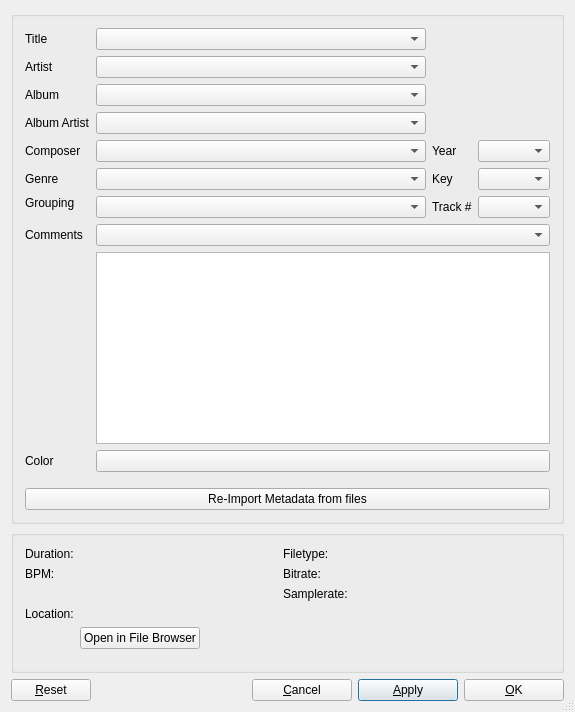
<?xml version="1.0" encoding="UTF-8"?>
<ui version="4.0">
 <class>DlgTrackInfoMulti</class>
 <widget class="QDialog" name="DlgTrackInfoMulti">
  <property name="geometry">
   <rect>
    <x>0</x>
    <y>0</y>
    <width>575</width>
    <height>642</height>
   </rect>
  </property>
  <property name="sizePolicy">
   <sizepolicy hsizetype="Preferred" vsizetype="Preferred">
    <horstretch>0</horstretch>
    <verstretch>0</verstretch>
   </sizepolicy>
  </property>
  <property name="windowTitle">
   <string>Track Editor</string>
  </property>
  <property name="toolTip">
   <string/>
  </property>
  <property name="sizeGripEnabled">
   <bool>true</bool>
  </property>
  <layout class="QVBoxLayout" name="main_layout">

   <item>
    <widget class="QGroupBox" name="tags_groupBox">
     <property name="sizePolicy">
      <sizepolicy hsizetype="Ignored" vsizetype="Preferred">
       <horstretch>0</horstretch>
       <verstretch>0</verstretch>
      </sizepolicy>
     </property>
     <layout class="QGridLayout" name="tags_layout" columnstretch="0,10,0,0">

      <item row="0" column="0">
       <widget class="QLabel" name="lblTitle">
        <property name="sizePolicy">
         <sizepolicy hsizetype="Preferred" vsizetype="Preferred">
          <horstretch>0</horstretch>
          <verstretch>0</verstretch>
         </sizepolicy>
        </property>
        <property name="font">
         <font>
          <italic>false</italic>
         </font>
        </property>
        <property name="text">
         <string>Title</string>
        </property>
        <property name="alignment">
         <set>Qt::AlignLeading|Qt::AlignLeft|Qt::AlignVCenter</set>
        </property>
        <property name="buddy">
         <cstring>txtTitle</cstring>
        </property>
       </widget>
      </item>
      <item row="0" column="1">
       <widget class="QComboBox" name="txtTitle">
        <property name="sizePolicy">
         <sizepolicy hsizetype="MinimumExpanding" vsizetype="Fixed">
          <horstretch>0</horstretch>
          <verstretch>0</verstretch>
         </sizepolicy>
        </property>
        <property name="minimumSize">
         <size>
          <width>0</width>
          <height>0</height>
         </size>
        </property>
       </widget>
      </item>

      <item row="0" column="2" rowspan="3" colspan="2">
       <widget class="QWidget" name="coverWidget" native="true">
        <property name="sizePolicy">
         <sizepolicy hsizetype="Preferred" vsizetype="Preferred">
          <horstretch>0</horstretch>
          <verstretch>0</verstretch>
         </sizepolicy>
        </property>
        <layout class="QHBoxLayout" name="coverLayout">
         <property name="spacing">
          <number>0</number>
         </property>
         <property name="sizeConstraint">
          <enum>QLayout::SetDefaultConstraint</enum>
         </property>
        </layout>
       </widget>
      </item>

      <item row="1" column="0">
       <widget class="QLabel" name="lblArtist">
        <property name="sizePolicy">
         <sizepolicy hsizetype="Preferred" vsizetype="Preferred">
          <horstretch>0</horstretch>
          <verstretch>0</verstretch>
         </sizepolicy>
        </property>
        <property name="text">
         <string>Artist</string>
        </property>
        <property name="alignment">
         <set>Qt::AlignLeading|Qt::AlignLeft|Qt::AlignVCenter</set>
        </property>
        <property name="buddy">
         <cstring>txtArtist</cstring>
        </property>
       </widget>
      </item>
      <item row="1" column="1">
       <widget class="QComboBox" name="txtArtist">
        <property name="sizePolicy">
         <sizepolicy hsizetype="MinimumExpanding" vsizetype="Fixed">
          <horstretch>0</horstretch>
          <verstretch>0</verstretch>
         </sizepolicy>
        </property>
        <property name="minimumSize">
         <size>
          <width>0</width>
          <height>0</height>
         </size>
        </property>
       </widget>
      </item>

      <item row="2" column="0">
       <widget class="QLabel" name="lblAlbum">
        <property name="sizePolicy">
         <sizepolicy hsizetype="Preferred" vsizetype="Preferred">
          <horstretch>0</horstretch>
          <verstretch>0</verstretch>
         </sizepolicy>
        </property>
        <property name="text">
         <string>Album</string>
        </property>
        <property name="alignment">
         <set>Qt::AlignLeading|Qt::AlignLeft|Qt::AlignVCenter</set>
        </property>
        <property name="buddy">
         <cstring>txtAlbum</cstring>
        </property>
       </widget>
      </item>
      <item row="2" column="1">
       <widget class="QComboBox" name="txtAlbum">
        <property name="sizePolicy">
         <sizepolicy hsizetype="MinimumExpanding" vsizetype="Fixed">
          <horstretch>0</horstretch>
          <verstretch>0</verstretch>
         </sizepolicy>
        </property>
        <property name="minimumSize">
         <size>
          <width>0</width>
          <height>0</height>
         </size>
        </property>
       </widget>
      </item>

      <item row="3" column="0">
       <widget class="QLabel" name="lblAlbumArtist">
        <property name="sizePolicy">
         <sizepolicy hsizetype="Preferred" vsizetype="Preferred">
          <horstretch>0</horstretch>
          <verstretch>0</verstretch>
         </sizepolicy>
        </property>
        <property name="text">
         <string>Album Artist</string>
        </property>
        <property name="alignment">
         <set>Qt::AlignLeading|Qt::AlignLeft|Qt::AlignVCenter</set>
        </property>
        <property name="buddy">
         <cstring>txtAlbumArtist</cstring>
        </property>
       </widget>
      </item>
      <item row="3" column="1">
       <widget class="QComboBox" name="txtAlbumArtist">
        <property name="sizePolicy">
         <sizepolicy hsizetype="MinimumExpanding" vsizetype="Fixed">
          <horstretch>0</horstretch>
          <verstretch>0</verstretch>
         </sizepolicy>
        </property>
        <property name="minimumSize">
         <size>
          <width>0</width>
          <height>0</height>
         </size>
        </property>
       </widget>
      </item>

      <item row="3" column="2" colspan="2">
       <widget class="QWidget" name="starsWidget" native="true">
        <property name="sizePolicy">
         <sizepolicy hsizetype="Preferred" vsizetype="Preferred">
          <horstretch>0</horstretch>
          <verstretch>0</verstretch>
         </sizepolicy>
        </property>
        <layout class="QHBoxLayout" name="starsLayout">
         <property name="spacing">
          <number>0</number>
         </property>
         <property name="sizeConstraint">
          <enum>QLayout::SetDefaultConstraint</enum>
         </property>
        </layout>
       </widget>
      </item>

      <item row="4" column="0">
       <widget class="QLabel" name="lblComposer">
        <property name="text">
         <string>Composer</string>
        </property>
        <property name="alignment">
         <set>Qt::AlignLeading|Qt::AlignLeft|Qt::AlignVCenter</set>
        </property>
        <property name="buddy">
         <cstring>txtComposer</cstring>
        </property>
       </widget>
      </item>
      <item row="4" column="1">
       <widget class="QComboBox" name="txtComposer">
        <property name="sizePolicy">
         <sizepolicy hsizetype="MinimumExpanding" vsizetype="Fixed">
          <horstretch>0</horstretch>
          <verstretch>0</verstretch>
         </sizepolicy>
        </property>
        <property name="minimumSize">
         <size>
          <width>0</width>
          <height>0</height>
         </size>
        </property>
       </widget>
      </item>

      <item row="4" column="2">
       <widget class="QLabel" name="lblYear">
        <property name="text">
         <string>Year</string>
        </property>
        <property name="alignment">
         <set>Qt::AlignLeading|Qt::AlignLeft|Qt::AlignVCenter</set>
        </property>
        <property name="buddy">
         <cstring>txtYear</cstring>
        </property>
       </widget>
      </item>
      <item row="4" column="3">
       <widget class="QComboBox" name="txtYear">
        <property name="sizePolicy">
         <sizepolicy hsizetype="Expanding" vsizetype="Fixed">
          <horstretch>0</horstretch>
          <verstretch>0</verstretch>
         </sizepolicy>
        </property>
       </widget>
      </item>

      <item row="5" column="0">
       <widget class="QLabel" name="lblGenre">
        <property name="text">
         <string>Genre</string>
        </property>
        <property name="alignment">
         <set>Qt::AlignLeading|Qt::AlignLeft|Qt::AlignVCenter</set>
        </property>
        <property name="buddy">
         <cstring>txtGenre</cstring>
        </property>
       </widget>
      </item>
      <item row="5" column="1">
       <widget class="QComboBox" name="txtGenre">
        <property name="sizePolicy">
         <sizepolicy hsizetype="MinimumExpanding" vsizetype="Fixed">
          <horstretch>0</horstretch>
          <verstretch>0</verstretch>
         </sizepolicy>
        </property>
        <property name="minimumSize">
         <size>
          <width>0</width>
          <height>0</height>
         </size>
        </property>
       </widget>
      </item>

      <item row="5" column="2">
       <widget class="QLabel" name="lblKey">
        <property name="text">
         <string>Key</string>
        </property>
        <property name="alignment">
         <set>Qt::AlignLeading|Qt::AlignLeft|Qt::AlignVCenter</set>
        </property>
        <property name="buddy">
         <cstring>txtKey</cstring>
        </property>
       </widget>
      </item>
      <item row="5" column="3">
       <widget class="QComboBox" name="txtKey">
        <property name="sizePolicy">
         <sizepolicy hsizetype="Expanding" vsizetype="Fixed">
          <horstretch>0</horstretch>
          <verstretch>0</verstretch>
         </sizepolicy>
        </property>
        <property name="minimumSize">
         <size>
          <width>0</width>
          <height>0</height>
         </size>
        </property>
       </widget>
      </item>

      <item row="6" column="0">
       <widget class="QLabel" name="lblGrouping">
        <property name="text">
         <string>Grouping</string>
        </property>
        <property name="alignment">
         <set>Qt::AlignLeading|Qt::AlignLeft|Qt::AlignTop</set>
        </property>
        <property name="buddy">
         <cstring>txtGrouping</cstring>
        </property>
       </widget>
      </item>
      <item row="6" column="1">
       <widget class="QComboBox" name="txtGrouping">
        <property name="sizePolicy">
         <sizepolicy hsizetype="MinimumExpanding" vsizetype="Fixed">
          <horstretch>0</horstretch>
          <verstretch>0</verstretch>
         </sizepolicy>
        </property>
        <property name="minimumSize">
         <size>
          <width>0</width>
          <height>0</height>
         </size>
        </property>
       </widget>
      </item>

      <item row="6" column="2">
       <widget class="QLabel" name="lblTrackNumber">
        <property name="text">
         <string>Track #</string>
        </property>
        <property name="alignment">
         <set>Qt::AlignLeading|Qt::AlignLeft|Qt::AlignVCenter</set>
        </property>
        <property name="buddy">
         <cstring>txtTrackNumber</cstring>
        </property>
       </widget>
      </item>
      <item row="6" column="3">
       <widget class="QComboBox" name="txtTrackNumber">
        <property name="sizePolicy">
         <sizepolicy hsizetype="Expanding" vsizetype="Fixed">
          <horstretch>0</horstretch>
          <verstretch>0</verstretch>
         </sizepolicy>
        </property>
        <property name="minimumSize">
         <size>
          <width>0</width>
          <height>0</height>
         </size>
        </property>
       </widget>
      </item>

      <item row="7" column="0">
       <widget class="QLabel" name="lblTrackComment">
        <property name="text">
         <string>Comments</string>
        </property>
        <property name="alignment">
         <set>Qt::AlignLeading|Qt::AlignLeft|Qt::AlignVCenter</set>
        </property>
        <property name="buddy">
         <cstring>txtCommentBox</cstring>
        </property>
       </widget>
      </item>
      <item row="7" column="1" colspan="3">
       <widget class="QComboBox" name="txtCommentBox">
        <property name="sizePolicy">
         <sizepolicy hsizetype="MinimumExpanding" vsizetype="Fixed">
          <horstretch>0</horstretch>
          <verstretch>0</verstretch>
         </sizepolicy>
        </property>
        <property name="minimumSize">
         <size>
          <width>0</width>
          <height>0</height>
         </size>
        </property>
       </widget>
      </item>
      <item row="8" column="1" colspan="3">
       <widget class="QPlainTextEdit" name="txtComment">
        <property name="sizePolicy">
         <sizepolicy hsizetype="MinimumExpanding" vsizetype="Fixed">
          <horstretch>0</horstretch>
          <verstretch>0</verstretch>
         </sizepolicy>
        </property>
        <property name="tabChangesFocus">
         <bool>true</bool>
        </property>
       </widget>
      </item>

      <item row="9" column="0">
       <widget class="QLabel" name="lblTrackColor">
        <property name="text">
         <string>Color</string>
        </property>
        <property name="alignment">
         <set>Qt::AlignLeading|Qt::AlignLeft|Qt::AlignVCenter</set>
        </property>
        <property name="buddy">
         <cstring>btnColorPicker</cstring>
        </property>
       </widget>
      </item>
      <item row="9" column="1" colspan="3">
       <widget class="QPushButton" name="btnColorPicker">
        <property name="sizePolicy">
         <sizepolicy hsizetype="MinimumExpanding" vsizetype="MinimumExpanding">
          <horstretch>0</horstretch>
          <verstretch>0</verstretch>
         </sizepolicy>
        </property>
       </widget>
      </item>

      <item row="10" column="0">
       <spacer name="spacerColorPicker">
        <property name="orientation">
         <enum>Qt::Horizontal</enum>
        </property>
        <property name="sizeHint" stdset="0">
         <size>
          <width>40</width>
          <height>10</height>
         </size>
        </property>
       </spacer>
      </item>

      <item row="11" column="0" colspan="4">
       <widget class="QPushButton" name="btnImportMetadataFromFile">
        <property name="text">
         <string>Re-Import Metadata from files</string>
        </property>
       </widget>
      </item>
     </layout>
    </widget>
   </item>

   <item>
    <widget class="QGroupBox" name="properties_groupBox">
     <property name="sizePolicy">
      <sizepolicy hsizetype="Preferred" vsizetype="Minimum">
       <horstretch>0</horstretch>
       <verstretch>0</verstretch>
      </sizepolicy>
     </property>
     <layout class="QGridLayout" name="properties_layout" rowstretch="0,0,0,0,0,0" columnstretch="0,1,0,1">

      <item row="0" column="0">
       <widget class="QLabel" name="lblDuration">
        <property name="text">
         <string>Duration:</string>
        </property>
        <property name="buddy">
         <cstring>txtDuration</cstring>
        </property>
       </widget>
      </item>
      <item row="0" column="1">
       <widget class="QLabel" name="txtDuration">
        <property name="font">
         <font>
          <weight>75</weight>
          <bold>true</bold>
         </font>
        </property>
        <property name="text">
         <string/>
        </property>
        <property name="textInteractionFlags">
         <set>Qt::LinksAccessibleByMouse|Qt::TextSelectableByKeyboard|Qt::TextSelectableByMouse</set>
        </property>
       </widget>
      </item>

      <item row="0" column="2">
       <widget class="QLabel" name="lblType">
        <property name="text">
         <string>Filetype:</string>
        </property>
        <property name="buddy">
         <cstring>txtType</cstring>
        </property>
       </widget>
      </item>
      <item row="0" column="3">
       <widget class="QLabel" name="txtType">
        <property name="font">
         <font>
          <weight>75</weight>
          <bold>true</bold>
         </font>
        </property>
        <property name="text">
         <string/>
        </property>
        <property name="textInteractionFlags">
         <set>Qt::LinksAccessibleByMouse|Qt::TextSelectableByKeyboard|Qt::TextSelectableByMouse</set>
        </property>
       </widget>
      </item>

      <item row="1" column="0">
       <widget class="QLabel" name="lblBpm">
        <property name="text">
         <string>BPM:</string>
        </property>
        <property name="buddy">
         <cstring>txtBpm</cstring>
        </property>
       </widget>
      </item>
      <item row="1" column="1">
       <widget class="QLabel" name="txtBpm">
        <property name="font">
         <font>
          <weight>75</weight>
          <bold>true</bold>
         </font>
        </property>
        <property name="text">
         <string/>
        </property>
        <property name="textInteractionFlags">
         <set>Qt::LinksAccessibleByMouse|Qt::TextSelectableByKeyboard|Qt::TextSelectableByMouse</set>
        </property>
       </widget>
      </item>

      <item row="1" column="2">
       <widget class="QLabel" name="lblBitrate">
        <property name="text">
         <string>Bitrate:</string>
        </property>
        <property name="buddy">
         <cstring>txtBitrate</cstring>
        </property>
       </widget>
      </item>
      <item row="1" column="3">
       <widget class="QLabel" name="txtBitrate">
        <property name="font">
         <font>
          <weight>75</weight>
          <bold>true</bold>
         </font>
        </property>
        <property name="text">
         <string/>
        </property>
        <property name="textInteractionFlags">
         <set>Qt::LinksAccessibleByMouse|Qt::TextSelectableByKeyboard|Qt::TextSelectableByMouse</set>
        </property>
       </widget>
      </item>

      <item row="2" column="2">
       <widget class="QLabel" name="lblSamplerate">
        <property name="text">
         <string>Samplerate:</string>
        </property>
        <property name="buddy">
         <cstring>txtSamplerate</cstring>
        </property>
       </widget>
      </item>
      <item row="2" column="3">
       <widget class="QLabel" name="txtSamplerate">
        <property name="font">
         <font>
          <weight>75</weight>
          <bold>true</bold>
         </font>
        </property>
        <property name="text">
         <string/>
        </property>
       </widget>
      </item>

      <item row="3" column="0">
       <widget class="QLabel" name="lblLocation">
        <property name="text">
         <string>Location:</string>
        </property>
        <property name="alignment">
         <set>Qt::AlignLeading|Qt::AlignLeft|Qt::AlignTop</set>
        </property>
        <property name="buddy">
         <cstring>txtLocation</cstring>
        </property>
       </widget>
      </item>
      <item row="3" column="1" colspan="3">
       <widget class="QLabel" name="txtLocation">
        <property name="text">
         <string/>
        </property>
        <property name="wordWrap">
         <bool>true</bool>
        </property>
        <property name="textInteractionFlags">
         <set>Qt::LinksAccessibleByMouse|Qt::TextSelectableByKeyboard|Qt::TextSelectableByMouse</set>
        </property>
       </widget>
      </item>

      <item row="4" column="1" colspan="3">
       <layout class="QHBoxLayout" name="file_browser_btn_layout">
        <item>
         <widget class="QPushButton" name="btnOpenFileBrowser">
          <property name="text">
           <string>Open in File Browser</string>
          </property>
         </widget>
        </item>
        <item>
         <spacer name="file_browser_spacer">
          <property name="orientation">
           <enum>Qt::Horizontal</enum>
          </property>
          <property name="sizeHint" stdset="0">
           <size>
            <width>40</width>
            <height>10</height>
           </size>
          </property>
         </spacer>
        </item>
       </layout>
      </item>

      <item row="5" column="1" colspan="3">
       <spacer name="properties_bottom_spacer">
        <property name="orientation">
         <enum>Qt::Horizontal</enum>
        </property>
        <property name="sizeHint" stdset="0">
         <size>
          <width>40</width>
          <height>10</height>
         </size>
        </property>
       </spacer>
      </item>
     </layout>
    </widget>
   </item>

   <item>
    <layout class="QHBoxLayout" name="buttonLayout">
     <item>
      <widget class="QPushButton" name="btnReset">
       <property name="toolTip">
        <string extracomment="&quot;Reset&quot; button">Discard changes and reload saved values.</string>
       </property>
       <property name="text">
        <string>&amp;Reset</string>
       </property>
      </widget>
     </item>
     <item>
      <spacer name="reset_button_spacer">
       <property name="orientation">
        <enum>Qt::Horizontal</enum>
       </property>
       <property name="sizeHint" stdset="0">
        <size>
         <width>40</width>
         <height>20</height>
        </size>
       </property>
      </spacer>
     </item>
     <item>
      <widget class="QPushButton" name="btnCancel">
       <property name="minimumSize">
        <size>
         <width>100</width>
         <height>0</height>
        </size>
       </property>
       <property name="toolTip">
        <string extracomment="&quot;Cancel&quot; button">Discard changes and close the window.</string>
       </property>
       <property name="text">
        <string>&amp;Cancel</string>
       </property>
       <property name="default">
        <bool>false</bool>
       </property>
      </widget>
     </item>
     <item>
      <widget class="QPushButton" name="btnApply">
       <property name="minimumSize">
        <size>
         <width>100</width>
         <height>0</height>
        </size>
       </property>
       <property name="toolTip">
        <string extracomment="&quot;Apply&quot; button">Save changes and keep the window open.</string>
       </property>
       <property name="text">
        <string>&amp;Apply</string>
       </property>
       <property name="default">
        <bool>true</bool>
       </property>
      </widget>
     </item>
     <item>
      <widget class="QPushButton" name="btnOK">
       <property name="minimumSize">
        <size>
         <width>100</width>
         <height>0</height>
        </size>
       </property>
       <property name="toolTip">
        <string extracomment="&quot;OK&quot; button">Save changes and close the window.</string>
       </property>
       <property name="text">
        <string>&amp;OK</string>
       </property>
       <property name="default">
        <bool>false</bool>
       </property>
      </widget>
     </item>
    </layout>
   </item>

  </layout>
 </widget>
 <layoutdefault spacing="6" margin="11"/>
 <tabstops>
  <tabstop>txtTitle</tabstop>
  <tabstop>txtArtist</tabstop>
  <tabstop>txtAlbum</tabstop>
  <tabstop>txtAlbumArtist</tabstop>
  <tabstop>txtComposer</tabstop>
  <tabstop>txtGenre</tabstop>
  <tabstop>txtGrouping</tabstop>
  <tabstop>txtCommentBox</tabstop>
  <tabstop>txtComment</tabstop>
  <tabstop>txtYear</tabstop>
  <tabstop>txtKey</tabstop>
  <tabstop>txtTrackNumber</tabstop>
  <tabstop>btnColorPicker</tabstop>
  <tabstop>btnImportMetadataFromFile</tabstop>
  <tabstop>btnCancel</tabstop>
  <tabstop>btnApply</tabstop>
  <tabstop>btnOK</tabstop>
 </tabstops>
 <resources/>
 <connections/>
</ui>
